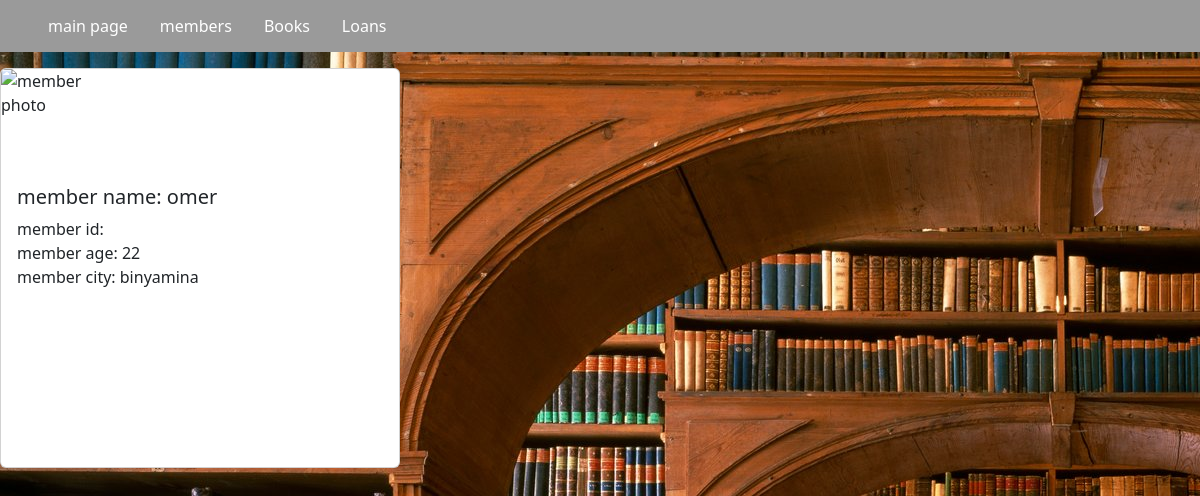
/all_member/3, run on the app's committed database.
### book_library.py (models this page shows, shortened)
class Members(db.Model):
    member_id = db.Column("memberID", db.Integer, primary_key = True)
    member_name = db.Column("memberName", db.String(20), nullable = False)
    member_age = db.Column("memberAge", db.Integer, nullable = False)
    member_city = db.Column("memberCity", db.String(20), nullable = False)
    loans = db.relationship("Loans", backref = "Members", lazy = True)

### book_library.py (the view)
@app.route("/all_member/", methods = ['GET'])
@app.route('/all_member/<member_id>')
def Member_main_page(member_id = -1):
    if int(member_id)== -1:
        all_member =Members.query.all()
        return render_template('members.html', all_member=all_member)
    if int(member_id) > -1:
        selected = Members.query.get(int(member_id))
        return render_template('search_member.html', selected = selected)

### templates/search_member.html (shortened to what this page needs)
{% extends "layout.html" %}
{% block content %}
<div class="col">
    <div class="card" style="width:400px;height:400px;">
      <img class="card-img-top" src="/static/user.png" alt="member photo" style="width:100px;height:100px;">
      <div class="card-body">
        <h5 class="card-title">member name: {{selected.member_name}} </h5>
        <p class="card-text"> member id: {{selected.Member_id}} <br>
          member age: {{selected.member_age}} <br>
          member city: {{selected.member_city}} </p>
      </div>
   </div>
</div>
{% endblock %}

### data on the page
Members: member_name "omer", member_age "22", member_city "binyamina"
